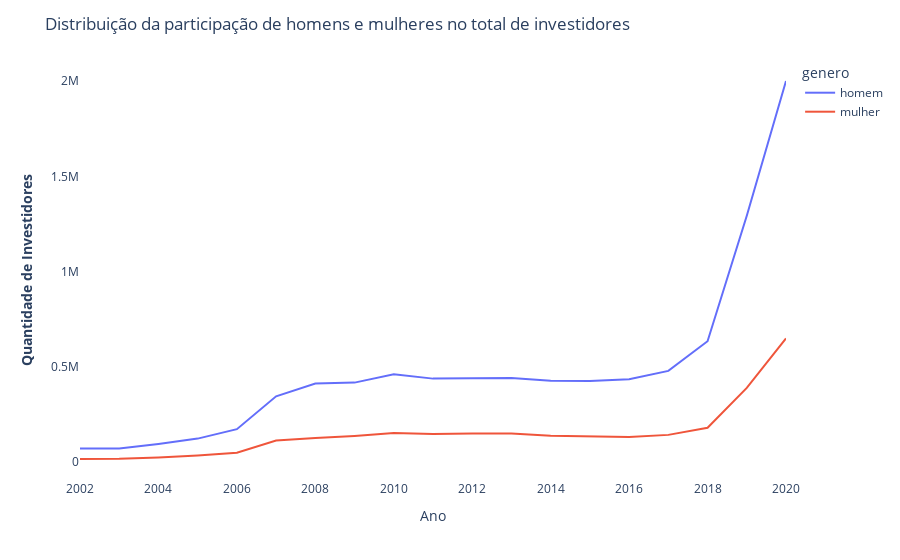

Notebook cell for this chart:
### Code cell
fig = px.line(perfil_investidores, x='ano', y='qtd',color='genero')
fig.update_layout(title_text="Distribuição da participação de homens e mulheres no total de investidores",
                    xaxis_showgrid=False, yaxis_showgrid=False, plot_bgcolor='white')
fig.update_xaxes(title_text="Ano")
fig.update_yaxes(title_text="<b>Quantidade de Investidores</b>")

#fig.update_traces(texttemplate='%{text:.2s}')

#imagem estática para post no git
#fig.show('svg')

#imagem dinâmica
fig.show()

### Figure 1 — Plotly figure (JSON) as saved in the notebook; plotly's stock layout.template omitted (floating-point values rounded to 4 significant figures)
{"data": [{"hovertemplate": "genero=homem<br>ano=%{x}<br>qtd=%{y}<extra></extra>", "legendgroup": "homem", "line": {"color": "#636efa", "dash": "solid"}, "mode": "lines", "name": "homem", "orientation": "v", "showlegend": true, "type": "scatter", "x": [2002, 2003, 2004, 2005, 2006, 2007, 2008, 2009, 2010, 2011, 2012, 2013, 2014, 2015, 2016, 2017, 2018, 2019, 2020], "xaxis": "x", "y": [70219, 69753, 94434, 122220, 171717, 344171, 411098, 416302, 459644, 437287, 438601, 440727, 426322, 424682, 433759, 477887, 633899, 1292536, 2000810], "yaxis": "y"}, {"hovertemplate": "genero=mulher<br>ano=%{x}<br>qtd=%{y}<extra></extra>", "legendgroup": "mulher", "line": {"color": "#EF553B", "dash": "solid"}, "mode": "lines", "name": "mulher", "orientation": "v", "showlegend": true, "type": "scatter", "x": [2002, 2003, 2004, 2005, 2006, 2007, 2008, 2009, 2010, 2011, 2012, 2013, 2014, 2015, 2016, 2017, 2018, 2019, 2020], "xaxis": "x", "y": [15030, 15725, 22480, 32963, 47917, 112386, 125385, 136062, 151271, 145915, 148564, 148549, 137794, 132427, 130265, 141738, 179392, 388497, 648165], "yaxis": "y"}], "layout": {"legend": {"title": {"text": "genero"}, "tracegroupgap": 0}, "margin": {"t": 60}, "plot_bgcolor": "white", "title": {"text": "Distribuição da participação de homens e mulheres no total de investidores"}, "xaxis": {"anchor": "y", "domain": [0, 1], "showgrid": false, "title": {"text": "Ano"}}, "yaxis": {"anchor": "x", "domain": [0, 1], "showgrid": false, "title": {"text": "<b>Quantidade de Investidores</b>"}}}}
